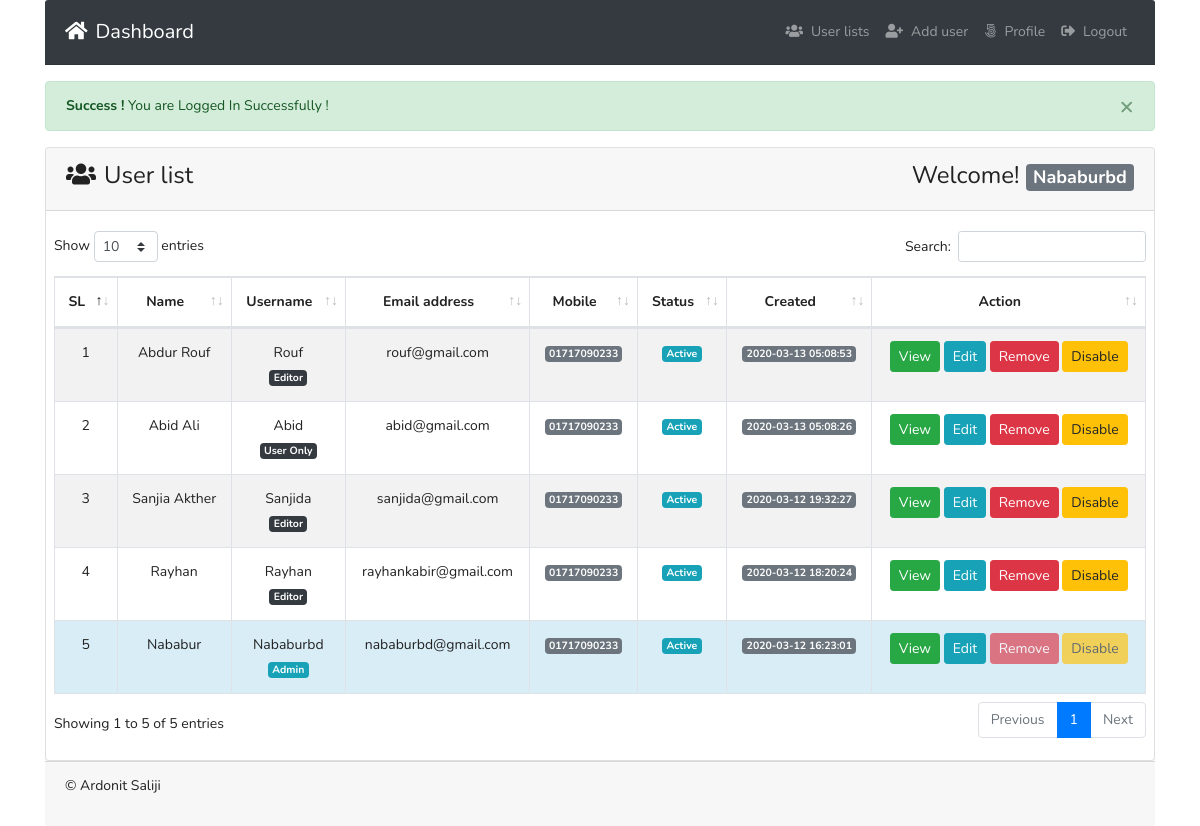
The page /index.php (signed in) on the database its author committed.
### tables this page shows
CREATE TABLE `tbl_users` (
  `id` int(11) NOT NULL,
  `name` varchar(255) DEFAULT NULL,
  `username` varchar(255) DEFAULT NULL,
  `email` varchar(255) DEFAULT NULL,
  `password` varchar(255) DEFAULT NULL,
  `mobile` varchar(25) DEFAULT NULL,
  `roleid` tinyint(4) DEFAULT NULL,
  `isActive` tinyint(4) DEFAULT 0,
  `created_at` timestamp NOT NULL DEFAULT current_timestamp(),
  `updated_at` timestamp NOT NULL DEFAULT current_timestamp()
);

### lib/Session.php (called while the page is built, shortened)
<?php
class Session{
  public static function get($key){
    if (isset($_SESSION[$key])) {
      return $_SESSION[$key];
    }else{
      return false;
    }
  }
}

### classes/Users.php (called while the page is built, shortened)
<?php
include 'lib/Database.php';
include_once 'lib/Session.php';
class Users{
  private $db;
  public function __construct(){
    $this->db = new Database();
  }
   public function formatDate($date){
      $strtime = strtotime($date);
    return date('Y-m-d H:i:s', $strtime);
   }
  public function selectAllUserData(){
    $sql = "SELECT * FROM tbl_users ORDER BY id DESC";
    $stmt = $this->db->pdo->prepare($sql);
    $stmt->execute();
    return $stmt->fetchAll(PDO::FETCH_OBJ);
  }
}

### index.php (the view, shortened to what this page needs)
<?php
include 'inc/header.php';
$logMsg = Session::get('logMsg');
if (isset($logMsg)) {
  echo $logMsg;
}
?>
      <div class="card ">
        <div class="card-header">
          <h3><i class="fas fa-users mr-2"></i>User list <span class="float-right">Welcome! <strong>
            <span class="badge badge-lg badge-secondary text-white">
<?php
$username = Session::get('username');
if (isset($username)) {
  echo $username;
}
 ?></span>
          </strong></span></h3>
        </div>
        <div class="card-body pr-2 pl-2">
          <table id="example" class="table table-striped table-bordered" style="width:100%">
                  <thead>
                    <tr>
                      <th  class="text-center">SL</th>
                      <th  class="text-center">Name</th>
                      <th  class="text-center">Username</th>
                      <th  class="text-center">Email address</th>
                      <th  class="text-center">Mobile</th>
                      <th  class="text-center">Status</th>
                      <th  class="text-center">Created</th>
                      <th  width='25%' class="text-center">Action</th>
                    </tr>
                  </thead>
                  <tbody>
                    <?php
                      $allUser = $users->selectAllUserData();
                      if ($allUser) {
                        $i = 0;
                        foreach ($allUser as  $value) {
                          $i++;
                     ?>
                      <tr class="text-center"
                      <?php if (Session::get("id") == $value->id) {
                        echo "style='background:#d9edf7' ";
                      } ?>
                      >
                        <td><?php echo $i; ?></td>
                        <td><?php echo $value->name; ?></td>
                        <td><?php echo $value->username; ?> <br>
                          <?php if ($value->roleid  == '1'){
                          echo "<span class='badge badge-lg badge-info text-white'>Admin</span>";
                        } elseif ($value->roleid == '2') {
                          echo "<span class='badge badge-lg badge-dark text-white'>Editor</span>";
                        }elseif ($value->roleid == '3') {
                            echo "<span class='badge badge-lg badge-dark text-white'>User Only</span>";
                        } ?></td>
                        <td><?php echo $value->email; ?></td>
                        <td><span class="badge badge-lg badge-secondary text-white"><?php echo $value->mobile; ?></span></td>
                        <td>
                          <?php if ($value->isActive == '0') { ?>
                          <span class="badge badge-lg badge-info text-white">Active</span>
                        <?php }else{ ?>
                    <span class="badge badge-lg badge-danger text-white">Deactive</span>
                        <?php } ?>
                        </td>
                        <td><span class="badge badge-lg badge-secondary text-white"><?php echo $users->formatDate($value->created_at);  ?></span></td>
                        <td>
                          <?php if ( Session::get("roleid") == '1') {?>
                            <a class="btn btn-success btn-sm
                            " href="profile.php?id=<?php echo $value->id;?>">View</a>
                            <a class="btn btn-info btn-sm " href="profile.php?id=<?php echo $value->id;?>">Edit</a>
                            <a onclick="return confirm('Are you sure To Delete ?')" class="btn btn-danger
                    <?php if (Session::get("id") == $value->id) {
                      echo "disabled";
                    } ?>
                             btn-sm " href="?remove=<?php echo $value->id;?>">Remove</a>
                             <?php if ($value->isActive == '0') {  ?>
                               <a onclick="return confirm('Are you sure To Deactive ?')" class="btn btn-warning
                       <?php if (Session::get("id") == $value->id) {
                         echo "disabled";
                       } ?>
                                btn-sm " href="?deactive=<?php echo $value->id;?>">Disable</a>
                             <?php } ?>
                        <?php  }elseif(Session::get("id") == $value->id  && Session::get("roleid") == '2'){ ?>
                          <a class="btn btn-success btn-sm " href="profile.php?id=<?php echo $value->id;?>">View</a>
                          <a class="btn btn-info btn-sm " href="profile.php?id=<?php echo $value->id;?>">Edit</a>
                        <?php }elseif(Session::get("id") == $value->id  && Session::get("roleid") == '3'){ ?>
                          <a class="btn btn-success btn-sm " href="profile.php?id=<?php echo $value->id;?>">View</a>
                          <a class="btn btn-info btn-sm " href="profile.php?id=<?php echo $value->id;?>">Edit</a>
                        <?php } ?>
                        </td>
                      </tr>
                    <?php }}else{ ?>
                      <tr class="text-center">
                      <td>No user availabe now !</td>
                    </tr>
                    <?php } ?>
                  </tbody>
              </table>
        </div>
      </div>
  <?php
  include 'inc/footer.php';
  ?>

### inc/header.php (shortened to what this page needs)
<?php
$filepath = realpath(dirname(__FILE__));
include_once $filepath."/../lib/Session.php";
$users = new Users();
?>
<!DOCTYPE html>
<html lang="en" dir="ltr">
  <head>
    <link rel="stylesheet" href="assets/bootstrap.min.css">
    <link href="https://use.fontawesome.com/releases/v5.0.4/css/all.css" rel="stylesheet">
    <link rel="stylesheet" href="assets/dataTables.bootstrap4.min.css">
    <link rel="stylesheet" href="assets/style.css">
  </head>
  <body>
    <div class="container">
      <nav class="navbar navbar-expand-md navbar-dark bg-dark card-header">
        <a class="navbar-brand" href="index.php"><i class="fas fa-home mr-2"></i>Dashboard</a>
        <div class="collapse navbar-collapse" id="navbarsExampleDefault">
          <ul class="navbar-nav ml-auto">
          <?php if (Session::get('id') == TRUE) { ?>
            <?php if (Session::get('roleid') == '1') { ?>
              <li class="nav-item">
                  <a class="nav-link" href="index.php"><i class="fas fa-users mr-2"></i>User lists </span></a>
              </li>
              <li class="nav-item
              <?php
                          $path = $_SERVER['SCRIPT_FILENAME'];
                          $current = basename($path, '.php');
                          if ($current == 'addUser') {
                            echo " active ";
                          }
                         ?>">
                <a class="nav-link" href="addUser.php"><i class="fas fa-user-plus mr-2"></i>Add user </span></a>
              </li>
            <?php  } ?>
            <li class="nav-item
            <?php
      				$path = $_SERVER['SCRIPT_FILENAME'];
      				$current = basename($path, '.php');
      				if ($current == 'profile') {
      					echo "active ";
      				}
      			 ?>
            ">
              <a class="nav-link" href="profile.php?id=<?php echo Session::get("id"); ?>"><i class="fab fa-500px mr-2"></i>Profile <span class="sr-only">(current)</span></a>
            </li>
            <li class="nav-item">
              <a class="nav-link" href="?action=logout"><i class="fas fa-sign-out-alt mr-2"></i>Logout</a>
            </li>
          <?php } ?>
          </ul>
        </div>
      </nav>

### inc/footer.php (shortened to what this page needs)
<div class="well card-footer">
  <p>&copy; Ardonit Saliji
  </p>
</div>
  </body>
</html>

### rows shown on the page
tbl_users: name "Abdur Rouf", username "Rouf", shows "Editor", email "rouf@gmail.com", mobile "01717090233", isActive "Active", created_at "2020-03-13 05:08:53"
tbl_users: name "Abid Ali", username "Abid", shows "User Only", email "abid@gmail.com", mobile "01717090233", isActive "Active", created_at "2020-03-13 05:08:26"
tbl_users: name "Sanjia Akther", username "Sanjida", shows "Editor", email "sanjida@gmail.com", mobile "01717090233", isActive "Active", created_at "2020-03-12 19:32:27"
tbl_users: name "Rayhan", username "Rayhan", shows "Editor", email "rayhankabir@gmail.com", mobile "01717090233", isActive "Active", created_at "2020-03-12 18:20:24"
tbl_users: name "Nababur", username "Nababurbd", shows "Admin", email "nababurbd@gmail.com", mobile "01717090233", isActive "Active", created_at "2020-03-12 16:23:01"

### other values the page prints
$logMsg "× Success ! You are Logged In Successfully !"
$username "Nababurbd"
